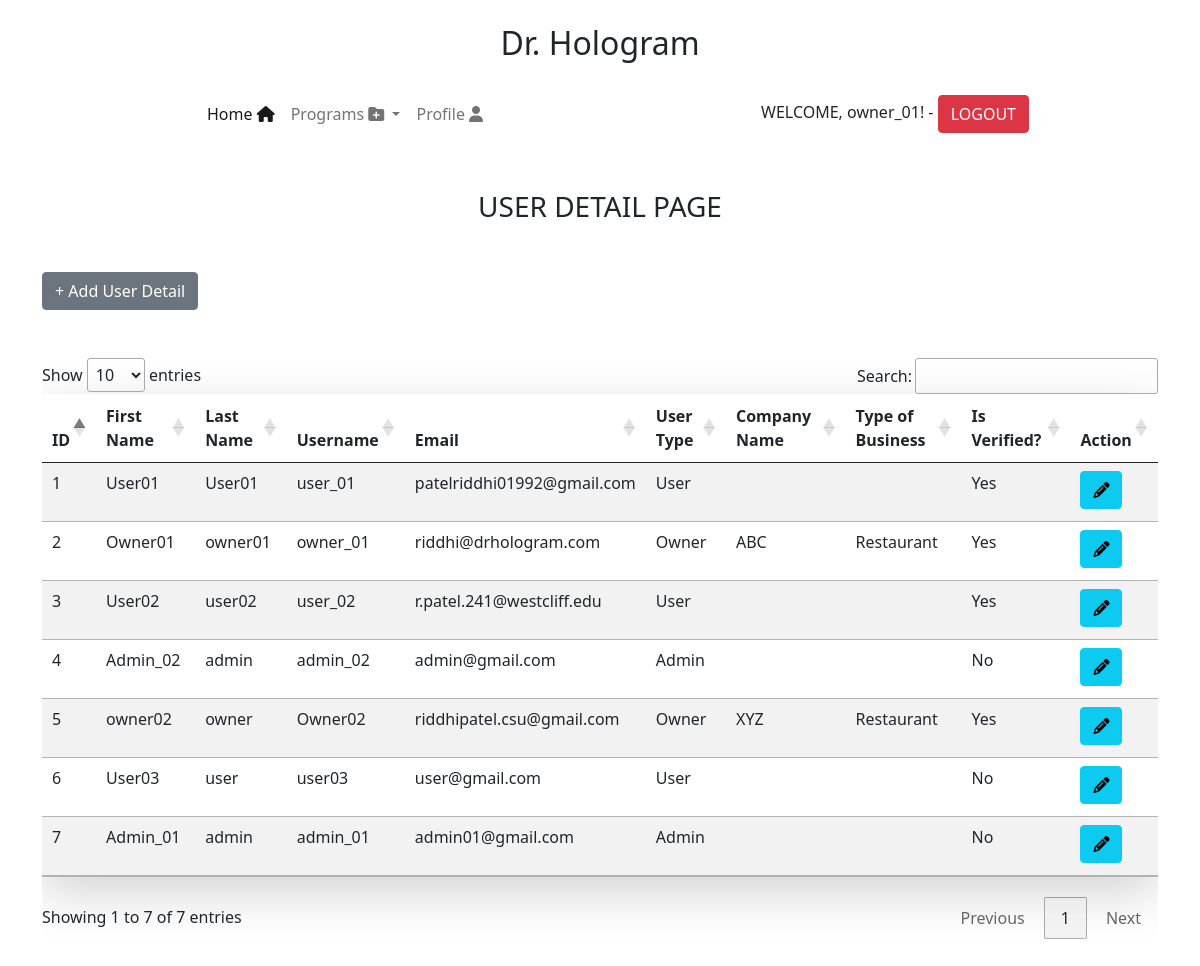
The page /owner/owner_view.php (signed in) on the database its author committed.
### tables this page shows
CREATE TABLE `registered_users` (
  `id` int(11) NOT NULL,
  `first_name` varchar(100) NOT NULL,
  `last_name` varchar(100) NOT NULL,
  `company_name` varchar(100) NOT NULL,
  `user_name` varchar(100) NOT NULL,
  `email` varchar(100) NOT NULL,
  `password` varchar(100) NOT NULL,
  `business_type` varchar(100) NOT NULL,
  `user_type` varchar(100) NOT NULL DEFAULT 'user',
  `created` date NOT NULL DEFAULT current_timestamp(),
  `verification_code` varchar(255) NOT NULL,
  `is_verified` int(10) NOT NULL DEFAULT 0,
  `resettoken` varchar(255) DEFAULT NULL,
  `resettokenexpire` date DEFAULT NULL
);

### owner/owner_view.php (the view, shortened to what this page needs)
<?php
    include "../connection.php";
    $query = "SELECT * FROM registered_users";
    $result = $con->query($query);
?>
<!DOCTYPE html>
<html lang="en">
    <?php include "./includes/header.php" ?>
    <?php include "./includes/navbar.php" ?>
        <div class="container">
            <h3 class="text-center m-5">USER DETAIL PAGE</h3>
            <a class='btn btn-secondary' data-bs-toggle='modal' href='#exampleModalToggle' role='button'> + Add User Detail</a>
            <div class="table-responsive mt-5 mb-5 ">
                <table id="example" class="table table-striped table-hover shadow-lg mt-3 mb-3">
                    <thead>
                        <tr>
                            <th>ID</th>
                            <th>First Name</th>
                            <th>Last Name</th>
                            <th>Username</th>
                            <th>Email</th>
                            <th>User Type</th>
                            <th>Company Name</th>
                            <th>Type of Business</th>
                            <th>Is Verified?</th>
                            <th>Action</th>
                        </tr>
                    </thead>
                    <tbody id="user_grid">
                        <?php
                            if($result->num_rows>0) {
                                $i = 1;
                                while($row = $result->fetch_assoc()) {
                        ?>
                                    <tr>
                                        <td><?php echo $i; ?></td>
                                        <td><?php echo $row['first_name']; ?></td>
                                        <td><?php echo $row['last_name']; ?></td>
                                        <td><?php echo $row['user_name']; ?></td>
                                        <td><?php echo $row['email']; ?></td>
                                        <td><?php echo $row['user_type']; ?></td>
                                        <td><?php echo $row['company_name']; ?></td>
                                        <td><?php echo $row['business_type']; ?></td>
                                        <?php
                                            $verified_status = $row['is_verified'];
                                            if ($verified_status == 0) {
                                                $ver_status = "No";
                                            } else if ($verified_status == 1) {
                                                $ver_status = "Yes";
                                            }
                                            echo "<td>".$ver_status."</td>";
                                        ?>
                                        <td>
                                            <a class="btn btn-info mb-1" href="owner_update.php?id=<?php echo $row['id']; ?>"><i class="fa fa-pencil" aria-hidden="true"></i></a>&nbsp;
                                        </td>
                                    </tr>
                                    <?php
                                    $i++;
                                }
                            }
                        ?>
                    </tbody>
                </table>
            </div>
        </div>
    </body>
</html>

### rows shown on the page
registered_users: first_name "User01", last_name "User01", user_name "user_01", email "patelriddhi01992@gmail.com", user_type "User", is_verified "Yes"
registered_users: first_name "Owner01", last_name "owner01", user_name "owner_01", email "riddhi@drhologram.com", user_type "Owner", company_name "ABC", business_type "Restaurant", is_verified "Yes"
registered_users: first_name "User02", last_name "user02", user_name "user_02", email "r.patel.241@westcliff.edu", user_type "User", is_verified "Yes"
registered_users: first_name "Admin_02", last_name "admin", user_name "admin_02", email "admin@gmail.com", user_type "Admin", is_verified "No"
registered_users: first_name "owner02", last_name "owner", user_name "Owner02", email "riddhipatel.csu@gmail.com", user_type "Owner", company_name "XYZ", business_type "Restaurant", is_verified "Yes"
registered_users: first_name "User03", last_name "user", user_name "user03", email "user@gmail.com", user_type "User", is_verified "No"
registered_users: first_name "Admin_01", last_name "admin", user_name "admin_01", email "admin01@gmail.com", user_type "Admin", is_verified "No"

### other values the page prints
$_SESSION[username] "owner_01"
